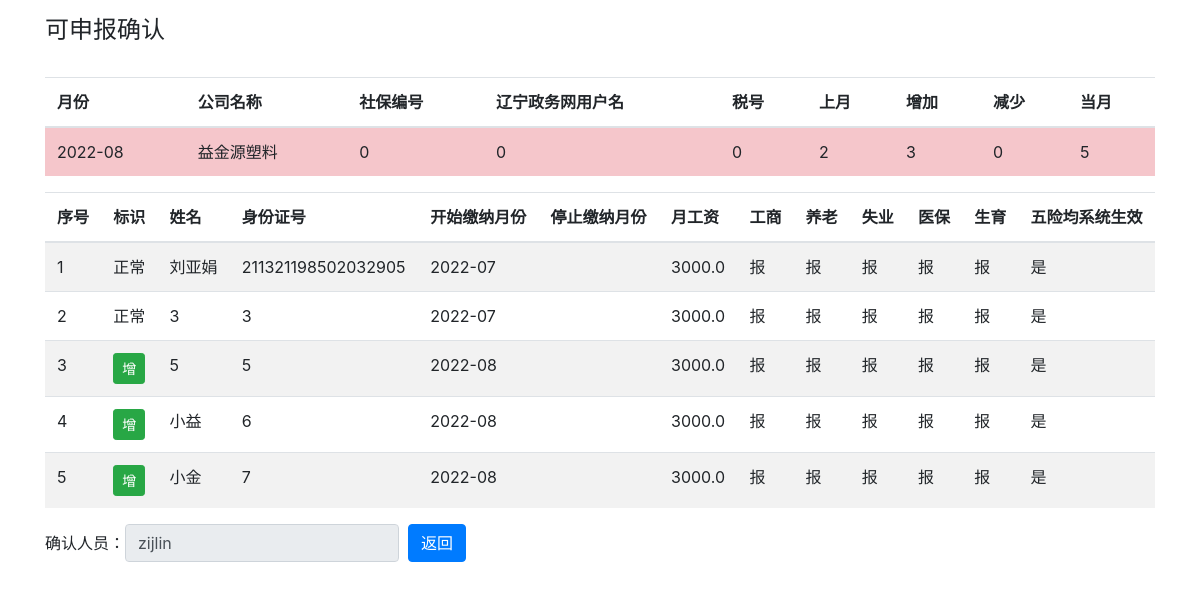
Screenshot of /reportable_check/益金源塑料/readonly/2022-08 (signed in) with the database file from the repository.
### report.py (models this page shows, shortened)
class Reports(db.Model):
    report_id = db.Column('report_id', db.Integer, primary_key=True)
    cur_month = db.Column('cur_month', db.String(200))
    company_name = db.Column('company_name', db.String(200))
    code = db.Column(db.String(200))
    zwwname = db.Column(db.String(200))
    scode = db.Column(db.String(200))
    last_month_cnt = db.Column(db.Integer)
    cur_month_cnt = db.Column(db.Integer)
    cur_month_add = db.Column(db.Integer)
    cur_month_remove = db.Column(db.Integer)
    members_check = db.Column(db.String(200))
    members_check_person = db.Column(db.String(200))
    reportable_check = db.Column(db.String(200))
    reportable_check_person = db.Column(db.String(200))
    injury = db.Column(db.String(200))
    endowment = db.Column(db.String(200))
    unemployment = db.Column(db.String(200))
    medical = db.Column(db.String(200))
    birth = db.Column(db.String(200))
    ill_cnt = db.Column(db.Integer)
    predict_fee = db.Column(db.Float)
    real_fee = db.Column(db.Float)
    reason_text = db.Column(db.String(200))
    report_state = db.Column(db.String(200))
    report_person = db.Column(db.String(200))
    pay_type = db.Column(db.String(200))
    pay_list_print = db.Column(db.String(200))
    pay_state = db.Column(db.String(200))
    pay_check_person = db.Column(db.String(200))
    ill_all = db.Column(db.String(200))
    ill_members = db.Column(db.String(500))
    em_payed_members = db.Column(db.String(500))
    UniqueConstraint(cur_month, company_name, name='uix_1')

### company.py (models this page shows, shortened)
class Companys(db.Model):
    company_id = db.Column('company_id', db.Integer, primary_key=True)
    name = db.Column(db.String(200))
    position = db.Column(db.String(200))
    code = db.Column(db.String(200))
    zwwname = db.Column(db.String(200))
    scode = db.Column(db.String(200))
    injury_ratio = db.Column(db.Float)
    person = db.Column(db.String(200))
    is_valid = db.Column(db.String(200))
    pay_type = db.Column(db.String(200))
    short_name = db.Column(db.String(200))

### member.py (models this page shows, shortened)
class Members(db.Model):
    member_id = db.Column('member_id', db.Integer, primary_key=True)
    company_name = db.Column(db.String(200))
    name = db.Column(db.String(200))
    id_card = db.Column(db.String(200))
    address = db.Column(db.String(200))
    nationality = db.Column(db.String(200))
    begin_month = db.Column(db.String(200))
    end_month = db.Column(db.String(200))
    salary = db.Column(db.Float)
    injury = db.Column(db.String(200))
    endowment = db.Column(db.String(200))
    unemployment = db.Column(db.String(200))
    medical = db.Column(db.String(200))
    birth = db.Column(db.String(200))
    injury_check = db.Column(db.String(200))
    endowment_check = db.Column(db.String(200))
    unemployment_check = db.Column(db.String(200))
    medical_check = db.Column(db.String(200))
    birth_check = db.Column(db.String(200))
    is_valid = db.Column(db.String(200))
    person = db.Column(db.String(200))

### main.py (the view)
@app.route('/reportable_check/<name>/<readonly>/<cur_month>', methods=['GET', 'POST'])
@validate_login
def reportable_check(name, readonly, cur_month):
    report_data = Reports.query.filter_by(company_name=name, cur_month=cur_month).all()[0]
    members = Members.query.filter_by(company_name=name).all()
    members_filter = []
    for member in members:
        if member.begin_month <= cur_month and (member.end_month == "" or cur_month <= member.end_month):
            members_filter.append(member)
    all_valid = True
    for member in members_filter:
        if member.is_valid == "否":
            all_valid = False
    if request.method == 'POST':
        data = {"reportable_check_person": request.form['name'], "reportable_check": "已完成"}
        db.session.query(Reports).filter(and_(Reports.company_name == name, Reports.cur_month == cur_month)).update(data)
        db.session.commit()
        flash(name + '， 已完成可申报确认！')
        return redirect(url_for('report_progress', name=name))
    if report_data.reportable_check_person == "":
        report_data.reportable_check_person = session['username']
    return render_template('reportable_check.html',
                           members=members_filter,
                           report_data=report_data,
                           all_valid=all_valid,
                           company=Companys.query.filter_by(name=name).all(),
                           readonly=readonly)

### main.py (called while the page is built)
def validate_login(func):
    @wraps(func)
    def wrapper(**kwargs):
        if 'username' not in session:
            return render_template('refresh.html')
        else:
            return func(**kwargs)
    return wrapper

### templates/reportable_check.html (shortened to what this page needs)
<!DOCTYPE html>
<html lang="en">
<head>
    <link rel="stylesheet" href="https://cdn.staticfile.org/twitter-bootstrap/4.3.1/css/bootstrap.min.css">
</head>
<body>
<div class="container">
    <h4>可申报确认</h4>
    <br>
    <table class="table">
        <thead>
        <tr>
            <th>月份</th>
            <th>公司名称</th>
            <th>社保编号</th>
            <th>辽宁政务网用户名</th>
            <th>税号</th>
            <th>上月</th>
            <th>增加</th>
            <th>减少</th>
            <th>当月</th>
        </tr>
        </thead>
        <tbody>
        <tr class="table-danger">
            <td>{{ report_data.cur_month }}</td>
            <td>{{ report_data.company_name }}</td>
            <td>{{ company[0].code }}</td>
            <td>{{ company[0].zwwname }}</td>
            <td>{{ company[0].scode }}</td>
            <td>{{ report_data.last_month_cnt }}</td>
            <td>{{ report_data.cur_month_add }}</td>
            <td>{{ report_data.cur_month_remove }}</td>
            <td>{{ report_data.cur_month_cnt }}</td>
        </tr>
        </tbody>
    </table>
    <table class="table table-hover table-striped">
        <thead>
        <tr>
            <th>序号</th>
            <th>标识</th>
            <th>姓名</th>
            <th>身份证号</th>
            <th>开始缴纳月份</th>
            <th>停止缴纳月份</th>
            <th>月工资</th>
            <th>工商</th>
            <th>养老</th>
            <th>失业</th>
            <th>医保</th>
            <th>生育</th>
            <th>五险均系统生效</th>
        </tr>
        </thead>
        <tbody>
        {% for member in members %}
        <tr>
            <td>{{ members.index(member)+1 }}</td>
            {% if member.end_month == report_data.cur_month %}
            <td><a href="#" class="btn btn-danger btn-sm" role="button">减</a></td>
            {% elif member.begin_month == report_data.cur_month %}
            <td><a href="#" class="btn btn-success btn-sm" role="button">增</a></td>
            {% else %}
            <td>正常</td>
            {% endif %}
            <td>{{ member.name }}</td>
            <td>{{ member.id_card }}</td>
            <td>{{ member.begin_month }}</td>
            <td>{{ member.end_month }}</td>
            <td>{{ member.salary }}</td>
            <td>{{ member.injury }}</td>
            <td>{{ member.endowment }}</td>
            <td>{{ member.unemployment }}</td>
            <td>{{ member.medical }}</td>
            <td>{{ member.birth }}</td>
            {% if member.is_valid == "否" %}
            <td><a href="{{url_for('member_update', member_id=member.member_id)}}">{{ member.is_valid }}</a></td>
            {% else %}
            <td>{{ member.is_valid }}</td>
            {% endif %}
        </tr>
        {% endfor %}
        </tbody>
    </table>
    {% if all_valid %}
    <form name="myform" class="form-inline"
          action="{{ url_for('reportable_check', name=report_data.company_name, readonly='F', cur_month=report_data.cur_month) }}" method = "post">
        <label for="inputPassword2">确认人员： </label>
        <input readonly="readonly" value="{{ report_data.reportable_check_person }}" required="required" type="text" class="form-control" placeholder="张铁牛" name="name">
        &nbsp;&nbsp;<input type="button" class="btn btn-primary" value="返回" onclick="javascript:history.back();">
    </form>
    {% else %}
    <button type="submit" class="btn btn-secondary">需要所有人员的五险均系统生效完成后才可确认</button>
    {% endif %}
</div>
</body>
</html>

### rows the page displays
Reports: cur_month "2022-08", company_name "益金源塑料", last_month_cnt "2", cur_month_add "3", cur_month_remove "0", cur_month_cnt "5", name "zijlin"
Companys: code "0", zwwname "0", scode "0"
Members: members "1", end_month "正常", name "刘亚娟", id_card "211321198502032905", begin_month "2022-07", salary "3000.0", injury "报", endowment "报", unemployment "报", medical "报", birth "报", is_valid "是"
Members: members "2", end_month "正常", name "3", id_card "3", begin_month "2022-07", salary "3000.0", injury "报", endowment "报", unemployment "报", medical "报", birth "报", is_valid "是"
Members: members "3", end_month "增", name "5", id_card "5", begin_month "2022-08", salary "3000.0", injury "报", endowment "报", unemployment "报", medical "报", birth "报", is_valid "是"
Members: members "4", end_month "增", name "小益", id_card "6", begin_month "2022-08", salary "3000.0", injury "报", endowment "报", unemployment "报", medical "报", birth "报", is_valid "是"
Members: members "5", end_month "增", name "小金", id_card "7", begin_month "2022-08", salary "3000.0", injury "报", endowment "报", unemployment "报", medical "报", birth "报", is_valid "是"
